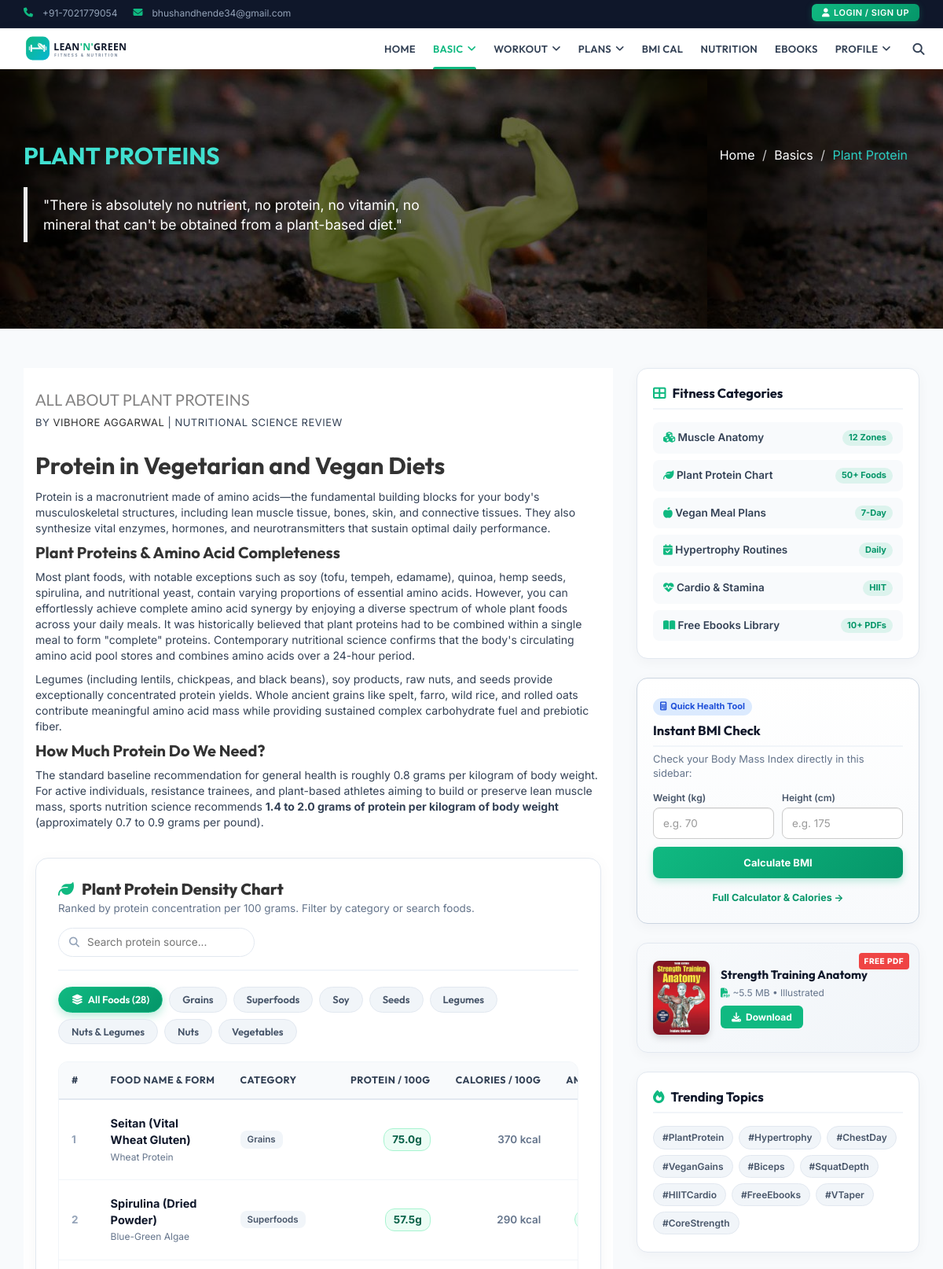
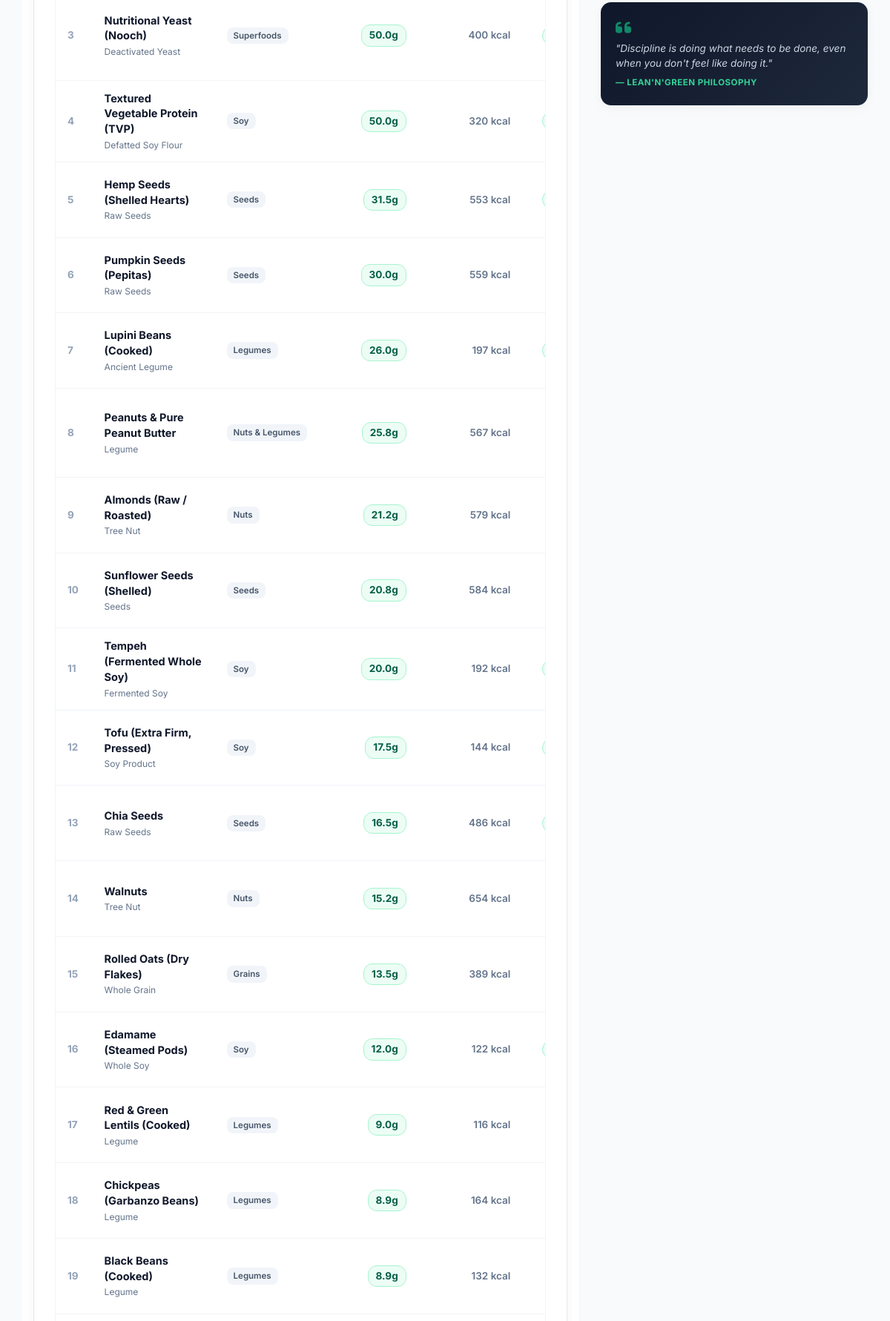
Screenshot of /Plant-Protein.php (upper part) with the database file from the repository (2 pictures, top to bottom).
### tables this page shows
CREATE TABLE `plant_protein` (
  `id` int(11) NOT NULL,
  `name` varchar(100) NOT NULL,
  `type` varchar(50) NOT NULL,
  `protein_per_100g` decimal(5,2) NOT NULL,
  `calories_per_100g` decimal(6,2) NOT NULL,
  `source_category` varchar(50) DEFAULT 'Legumes',
  `is_complete_protein` tinyint(1) DEFAULT 0,
  `notes` text DEFAULT NULL
);

### Plant-Protein.php (the view, shortened to what this page needs)
<?php
include('header.php');
include_once('db.php');
$sql = "SELECT id, name, type, protein_per_100g, calories_per_100g, source_category, is_complete_protein, notes
        FROM plant_protein
        ORDER BY protein_per_100g DESC";
$result = $conn->query($sql);
$allFoods = [];
$categories = [];
if ($result && $result->num_rows > 0) {
    while ($row = $result->fetch_assoc()) {
        $allFoods[] = $row;
        $cat = $row['source_category'];
        if (!in_array($cat, $categories)) {
            $categories[] = $cat;
        }
    }
}
?>
  <section id="single-page-header10">
    <div class="overlay">
      <div class="container">
        <div class="row">
          <div class="col-md-6 col-sm-6 col-xs-12">
            <div class="single-page-header-left">
              <h2>Plant Proteins</h2>
              <p>
              <blockquote>"There is absolutely no nutrient, no protein, no vitamin, no mineral that can't be obtained from a plant-based diet."</blockquote>
              </p>
            </div>
          </div>
          <div class="col-md-6 col-sm-6 col-xs-12">
            <div class="single-page-header-right">
              <ol class="breadcrumb">
                <li><a href="index.php">Home</a></li>
                <li><a href="Plant-Protein.php">Basics</a></li>
                <li class="active">Plant Protein</li>
              </ol>
            </div>
          </div>
        </div>
      </div>
    </div>
  </section>
  <section id="blog-archive" style="padding: 50px 0; background: #f8fafc;">
    <div class="container">
      <div class="row">
        <div class="col-md-8 col-sm-12">
          <div class="blog-archive-left">
            <article class="blog-news-single">
              <div class="blog-news-title">
                <h2>All About Plant Proteins</h2>
                <p>By <a class="blog-author" href="#">Vibhore Aggarwal</a> <span class="blog-date">| Nutritional Science Review</span></p>
              </div>
              <div class="blog-news-details blog-single-details">
                <h2>Protein in Vegetarian and Vegan Diets</h2>
                <p>
                  Protein is a macronutrient made of amino acids—the fundamental building blocks for your body's musculoskeletal structures, including lean muscle tissue, bones, skin, and connective tissues. They also synthesize vital enzymes, hormones, and neurotransmitters that sustain optimal daily performance.
                </p>
                <h3>Plant Proteins &amp; Amino Acid Completeness</h3>
                <p>
                  Most plant foods, with notable exceptions such as soy (tofu, tempeh, edamame), quinoa, hemp seeds, spirulina, and nutritional yeast, contain varying proportions of essential amino acids. However, you can effortlessly achieve complete amino acid synergy by enjoying a diverse spectrum of whole plant foods across your daily meals. It was historically believed that plant proteins had to be combined within a single meal to form "complete" proteins. Contemporary nutritional science confirms that the body's circulating amino acid pool stores and combines amino acids over a 24-hour period.
                </p>
                <p>
                  Legumes (including lentils, chickpeas, and black beans), soy products, raw nuts, and seeds provide exceptionally concentrated protein yields. Whole ancient grains like spelt, farro, wild rice, and rolled oats contribute meaningful amino acid mass while providing sustained complex carbohydrate fuel and prebiotic fiber.
                </p>
                <h3>How Much Protein Do We Need?</h3>
                <p>
                  The standard baseline recommendation for general health is roughly 0.8 grams per kilogram of body weight. For active individuals, resistance trainees, and plant-based athletes aiming to build or preserve lean muscle mass, sports nutrition science recommends <strong>1.4 to 2.0 grams of protein per kilogram of body weight</strong> (approximately 0.7 to 0.9 grams per pound).
                </p>
                <div class="protein-table-card">
                  <div class="protein-table-header">
                    <div>
                      <h3 class="protein-table-title">
                        <i class="fa fa-leaf" style="color: #10b981;"></i>
                        Plant Protein Density Chart
                      </h3>
                      <p style="color: #64748b; font-size: 13.5px; margin: 4px 0 0 0;">
                        Ranked by protein concentration per 100 grams. Filter by category or search foods.
                      </p>
                    </div>
                    <div class="protein-search-wrapper">
                      <input type="text" id="protein-search" class="protein-search-input" placeholder="Search protein source..." onkeyup="filterProteinTable()">
                    </div>
                  </div>
                  <div class="protein-filter-nav">
                    <button type="button" class="protein-filter-btn active" onclick="filterProteinCategory('all', this)">
                      <i class="fa fa-layer-group"></i> All Foods (<?= count($allFoods) ?>)
                    </button>
                    <?php foreach ($categories as $cat): ?>
                      <button type="button" class="protein-filter-btn" onclick="filterProteinCategory('<?= htmlspecialchars(strtolower($cat)) ?>', this)">
                        <?= htmlspecialchars($cat) ?>
                      </button>
                    <?php endforeach; ?>
                  </div>
                  <div class="protein-table-responsive">
                    <table class="protein-table" id="protein-table">
                      <thead>
                        <tr>
                          <th style="width: 45px;">#</th>
                          <th>Food Name &amp; Form</th>
                          <th>Category</th>
                          <th style="text-align: right;">Protein / 100g</th>
                          <th style="text-align: right;">Calories / 100g</th>
                          <th style="text-align: center;">Amino Acid Quality</th>
                        </tr>
                      </thead>
                      <tbody>
                        <?php $idx = 1; foreach ($allFoods as $food): ?>
                          <tr class="protein-row" data-category="<?= htmlspecialchars(strtolower($food['source_category'])) ?>" data-name="<?= htmlspecialchars(strtolower($food['name'] . ' ' . $food['type'] . ' ' . $food['notes'])) ?>">
                            <td style="font-weight: 700; color: #94a3b8;"><?= $idx++ ?></td>
                            <td>
                              <div class="protein-food-name"><?= htmlspecialchars($food['name']) ?></div>
                              <div class="protein-food-type"><?= htmlspecialchars($food['type']) ?></div>
                            </td>
                            <td>
                              <span class="category-tag"><?= htmlspecialchars($food['source_category']) ?></span>
                            </td>
                            <td style="text-align: right;">
                              <span class="protein-value-badge">
                                <?= number_format($food['protein_per_100g'], 1) ?>g
                              </span>
                            </td>
                            <td style="text-align: right; font-weight: 600; color: #64748b;">
                              <?= number_format($food['calories_per_100g'], 0) ?> kcal
                            </td>
                            <td style="text-align: center;">
                              <?php if ($food['is_complete_protein']): ?>
                                <span class="badge-complete" title="Contains all 9 essential amino acids in optimal ratios">
                                </span>
                              <?php else: ?>
                                <span class="badge-incomplete" title="Combine with complementary grains or legumes">
                                  <i class="fa fa-adjust"></i> Incomplete
                                </span>
                              <?php endif; ?>
                            </td>
                          </tr>
                        <?php endforeach; ?>
                      </tbody>
                    </table>
                  </div>
                </div>
              </div>
            </article>
          </div>
        </div>
        <?php include("sidebar.php"); ?>
      </div>
    </div>
  </section>
  <section style="padding: 10px 0 60px 0; background: #f8fafc;">
    <div class="container">
      <div class="row">
      </div>
    </div>
  </section>
<?php include("footer.php"); ?>

### assets/css/theme-color/default-theme.css (style rules this page uses)
.single-page-header-right .breadcrumb li { color: #2bcdc1; }

### style.css (style rules this page uses)
body { font-family: 'Open Sans', sans-serif; font-size: 16px; overflow-x: hidden !important; color: #838282; }
a { text-decoration: none; color: #2f2f2f; }
h1,h2,h3,h4,h5,h6 { font-family: 'Lato', sans-serif; }
h2 { color: #fff; font-size: 30px; font-weight: 700; line-height: 40px; margin: 0; padding-bottom: 10px; }
.blog-news-single { background-color: #fff; display: inline; float: left; width: 100%; }
.blog-news-title { display: inline; float: left; padding: 20px 15px 15px; width: 100%; }
.blog-news-title h2, .blog-news-title h2>a { color: #838282; font-family: "Lato",sans-serif; font-size: 20px; font-weight: 500; text-transform: uppercase; padding: 0; -webkit-transition: all 0.5s; -o-transition: all 0.5s; transition: all 0.5s; }
.blog-news-title p { font-size: 13px; letter-spacing: 0.5px; text-transform: uppercase; }
.blog-news-title .blog-author { text-transform: uppercase; }
.blog-news-details { display: inline; float: left; padding: 0 15px; width: 100%; }
.blog-news-details p { font-size: 14px; }
.blog-news-details h3 { font-size: 20px; color: black; }
#single-page-header10 { background-attachment: fixed !important; background-image: url("assets/images/plant-protein.jpg"); background-repeat: repeat; background-size: auto; color: #ffffff; display: inline; float: left; width: 100%; }
.overlay { background-color: rgba(0,0,0,0.6); padding: 90px 0; float: left; width: 100%; }
.single-page-header-left { display: inline; float: left; width: 100%; }
.single-page-header-left h2 { text-transform: uppercase; color: turquoise; }
.single-page-header-left p { font-size: 15px; }
.single-page-header-right { display: inline; float: left; width: 100%; }
.single-page-header-right .breadcrumb { background: transparent none repeat scroll 0 0; border-radius: 0; text-align: right; }
.single-page-header-right .breadcrumb li a { color: #fff; }
#blog-archive { background-color: #f8f8f8; display: inline; float: left; padding: 50px 0; width: 100%; }
.blog-archive-left { display: inline; float: left; width: 100%; }
.blog-archive-left .blog-news-single { margin-bottom: 30px; }
.blog-single-details h1, .blog-single-details h2, .blog-single-details h3, .blog-single-details h4, .blog-single-details h5, .blog-single-details h6 { color: #333; }
.blog-single-details h3 { margin-top: 0px; }
body { font-family: 'Inter', -apple-system, BlinkMacSystemFont, 'Segoe UI', Roboto, sans-serif; color: #334155; background-color: #f8fafc; }
h1, h2, h3, h4, h5, h6 { font-family: 'Outfit', -apple-system, BlinkMacSystemFont, sans-serif; font-weight: 700; color: #0f172a; }

### rows the page displays
plant_protein: name "Seitan (Vital Wheat Gluten)", type "Wheat Protein", source_category "Grains", protein_per_100g "75.0", calories_per_100g "370"
plant_protein: name "Spirulina (Dried Powder)", type "Blue-Green Algae", source_category "Superfoods", protein_per_100g "57.5", calories_per_100g "290"
plant_protein: name "Nutritional Yeast (Nooch)", type "Deactivated Yeast", source_category "Superfoods", protein_per_100g "50.0", calories_per_100g "400"
plant_protein: name "Textured Vegetable Protein (TVP)", type "Defatted Soy Flour", source_category "Soy", protein_per_100g "50.0", calories_per_100g "320"
plant_protein: name "Hemp Seeds (Shelled Hearts)", type "Raw Seeds", source_category "Seeds", protein_per_100g "31.5", calories_per_100g "553"
plant_protein: name "Pumpkin Seeds (Pepitas)", type "Raw Seeds", source_category "Seeds", protein_per_100g "30.0", calories_per_100g "559"
plant_protein: name "Lupini Beans (Cooked)", type "Ancient Legume", source_category "Legumes", protein_per_100g "26.0", calories_per_100g "197"
plant_protein: name "Peanuts & Pure Peanut Butter", type "Legume", source_category "Nuts & Legumes", protein_per_100g "25.8", calories_per_100g "567"
plant_protein: name "Almonds (Raw / Roasted)", type "Tree Nut", source_category "Nuts", protein_per_100g "21.2", calories_per_100g "579"
plant_protein: name "Sunflower Seeds (Shelled)", type "Seeds", source_category "Seeds", protein_per_100g "20.8", calories_per_100g "584"
plant_protein: name "Tempeh (Fermented Whole Soy)", type "Fermented Soy", source_category "Soy", protein_per_100g "20.0", calories_per_100g "192"
plant_protein: name "Tofu (Extra Firm, Pressed)", type "Soy Product", source_category "Soy", protein_per_100g "17.5", calories_per_100g "144"
plant_protein: name "Chia Seeds", type "Raw Seeds", source_category "Seeds", protein_per_100g "16.5", calories_per_100g "486"
plant_protein: name "Walnuts", type "Tree Nut", source_category "Nuts", protein_per_100g "15.2", calories_per_100g "654"
plant_protein: name "Rolled Oats (Dry Flakes)", type "Whole Grain", source_category "Grains", protein_per_100g "13.5", calories_per_100g "389"
plant_protein: name "Edamame (Steamed Pods)", type "Whole Soy", source_category "Soy", protein_per_100g "12.0", calories_per_100g "122"
plant_protein: name "Red & Green Lentils (Cooked)", type "Legume", source_category "Legumes", protein_per_100g "9.0", calories_per_100g "116"
plant_protein: name "Chickpeas (Garbanzo Beans)", type "Legume", source_category "Legumes", protein_per_100g "8.9", calories_per_100g "164"
plant_protein: name "Black Beans (Cooked)", type "Legume", source_category "Legumes", protein_per_100g "8.9", calories_per_100g "132"

### other values shown
count($allFoods) "28"
$cat "Grains"
$cat "Superfoods"
$cat "Soy"
$cat "Seeds"
$cat "Legumes"
$cat "Nuts & Legumes"
$cat "Nuts"
$cat "Vegetables"
